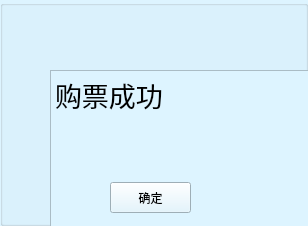
<?xml version="1.0" encoding="UTF-8"?>
<ui version="4.0">
 <class>prompt1</class>
 <widget class="QGroupBox" name="prompt1">
  <property name="geometry">
   <rect>
    <x>0</x>
    <y>0</y>
    <width>308</width>
    <height>226</height>
   </rect>
  </property>
  <property name="focusPolicy">
   <enum>Qt::TabFocus</enum>
  </property>
  <property name="windowTitle">
   <string>提示</string>
  </property>
  <property name="styleSheet">
   <string notr="true">background-color: rgb(221, 244, 255);</string>
  </property>
  <widget class="QTextEdit" name="textEdit">
   <property name="geometry">
    <rect>
     <x>50</x>
     <y>70</y>
     <width>261</width>
     <height>191</height>
    </rect>
   </property>
   <property name="styleSheet">
    <string notr="true">font: 20pt &quot;黑体&quot;;
background-color: rgb(221, 244, 255);</string>
   </property>
   <property name="html">
    <string>&lt;!DOCTYPE HTML PUBLIC &quot;-//W3C//DTD HTML 4.0//EN&quot; &quot;http://www.w3.org/TR/REC-html40/strict.dtd&quot;&gt;
&lt;html&gt;&lt;head&gt;&lt;meta name=&quot;qrichtext&quot; content=&quot;1&quot; /&gt;&lt;style type=&quot;text/css&quot;&gt;
p, li { white-space: pre-wrap; }
&lt;/style&gt;&lt;/head&gt;&lt;body style=&quot; font-family:'黑体'; font-size:20pt; font-weight:400; font-style:normal;&quot;&gt;
&lt;p style=&quot; margin-top:0px; margin-bottom:0px; margin-left:0px; margin-right:0px; -qt-block-indent:0; text-indent:0px;&quot;&gt;&lt;span style=&quot; font-family:'191-上首祥瑞体';&quot;&gt;购票成功&lt;/span&gt;&lt;/p&gt;&lt;/body&gt;&lt;/html&gt;</string>
   </property>
  </widget>
  <widget class="QPushButton" name="pushButton">
   <property name="geometry">
    <rect>
     <x>110</x>
     <y>182</y>
     <width>81</width>
     <height>31</height>
    </rect>
   </property>
   <property name="text">
    <string>确定</string>
   </property>
  </widget>
 </widget>
 <resources/>
 <connections/>
</ui>
